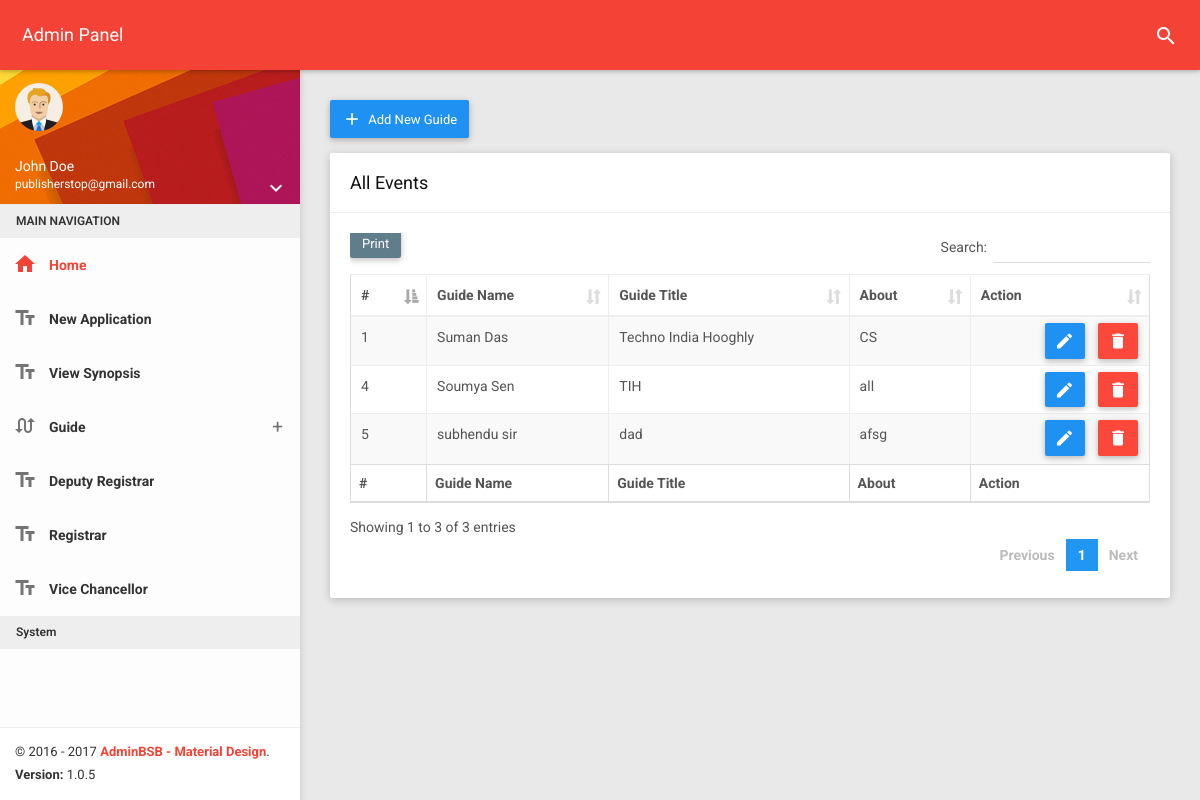
The page /admin/pages/ourguide.php (signed in) on the database its author committed.
### tables this page shows
CREATE TABLE `guide` (
  `id` int(11) NOT NULL,
  `name` varchar(255) NOT NULL,
  `title` varchar(255) NOT NULL,
  `about` varchar(255) NOT NULL,
  `own` tinyint(4) NOT NULL DEFAULT '0'
);

### admin/pages/config.php (called while the page is built, shortened)
<?php
	class config
	{
		protected $servername='localhost';
		protected $username='root';
		protected $pass='';
		protected $db='phdportal';
		function __construct()
		{
			$this->conn=new mysqli($this->servername,$this->username,$this->pass,$this->db);
		}
	}
	class database extends config
	{
		public function guideselect()
 		{
 			$result=mysqli_query($this->conn,"SELECT * FROM guide");
 			return $result;
 		}
	}
?>

### admin/pages/ourguide.php (the view, shortened to what this page needs)
<!DOCTYPE html>
<html>
<head>
    <link href="../plugins/bootstrap/css/bootstrap.css" rel="stylesheet">
    <link href="../plugins/node-waves/waves.css" rel="stylesheet" />
    <link href="../plugins/animate-css/animate.css" rel="stylesheet" />
    <link href="../plugins/jquery-datatable/skin/bootstrap/css/dataTables.bootstrap.css" rel="stylesheet">
    <link href="../css/style.css" rel="stylesheet">
    <link href="../css/themes/all-themes.css" rel="stylesheet" />
</head>
<body class="theme-red">
    <?php include 'partials/nav.php'; ?>
    <section>
        <?php include 'partials/leftslide.php'; ?>
    </section>
    <section class="content">
        <div class="container-fluid">
            <div class="block-header">
                <a class="btn btn-primary waves-effect" href="addguide.php">
                    <i class="material-icons">add</i>
                    <span>Add New Guide</span>
                </a>
            </div>
            <div class="row clearfix">
                <div class="col-lg-12 col-md-12 col-sm-12 col-xs-12">
                    <div class="card">
                        <div class="header">
                            <h2>
                                All Events
                            </h2>
                        </div>
                        <div class="body">
                            <div class="table-responsive">
                                <table class="table table-bordered table-striped table-hover dataTable js-exportable">
                                    <thead>
                                        <tr>
                                            <th>#</th>
                                            <th>Guide Name</th>
                                            <th>Guide Title</th>
                                            <th>About</th>
                                            <th>Action</th>
                                        </tr>
                                    </thead>
                                    <tfoot>
                                        <tr>
                                            <th>#</th>
                                            <th>Guide Name</th>
                                            <th>Guide Title</th>
                                            <th>About</th>
                                            <th>Action</th>
                                        </tr>
                                    </tfoot>
                                    <tbody>
                                        <?php
                                            include("config.php");
                                            $obj=new database;
                                            $row=$obj->guideselect();
                                            while($arr=mysqli_fetch_array($row)){
                                                if($arr['own']==1){
                                        ?>
                                        <tr>
                                                <td><?php echo $arr['id']; ?></td>
                                                <td><?php echo $arr['name']; ?></td>
                                                <td><?php echo $arr['title']; ?></td>
                                                <td><?php echo $arr['about']; ?></td>
                                                <td>
                                                <ul class="list-inline m-0" style="float: right;margin: -4px;">
                                                    <li class="list-inline-item">
                                                        <a
                                                            class="btn btn-primary btn-sm rounded-0 waves-effect edit"
                                                            type="button" data-toggle="modal" data-target="#largeModal"
                                                            title="Edit" id="<?php echo $arr['id']; ?>">
                                                            <i  class="material-icons">edit</i>
                                                        </a>
                                                    </li>
                                                    <li class="list-inline-item">
                                                        <button
                                                            class="btn btn-danger btn-sm rounded-0 delete waves-effect"
                                                            type="button" data-toggle="modal" data-target="#largeModal"
                                                            title="Delete" id="<?php echo $arr['id']; ?>">
                                                            <i  class="material-icons">delete</i>
                                                        </button>
                                                    </li>
                                                </ul>
                                                </td>
                                        </tr>
                                        <?php
                                        } }
                                        ?>
                                    </tbody>
                                </table>
                            </div>
                        </div>
                    </div>
                </div>
            </div>
        </div>
    </section>
</body>
</html>

### rows shown on the page
guide: id "1", name "Suman Das", title "Techno India Hooghly", about "CS"
guide: id "4", name "Soumya Sen", title "TIH", about "all"
guide: id "5", name "subhendu sir", title "dad", about "afsg"

### other values the page prints
$_SESSION['admin_mail'] "publisherstop@gmail.com"
